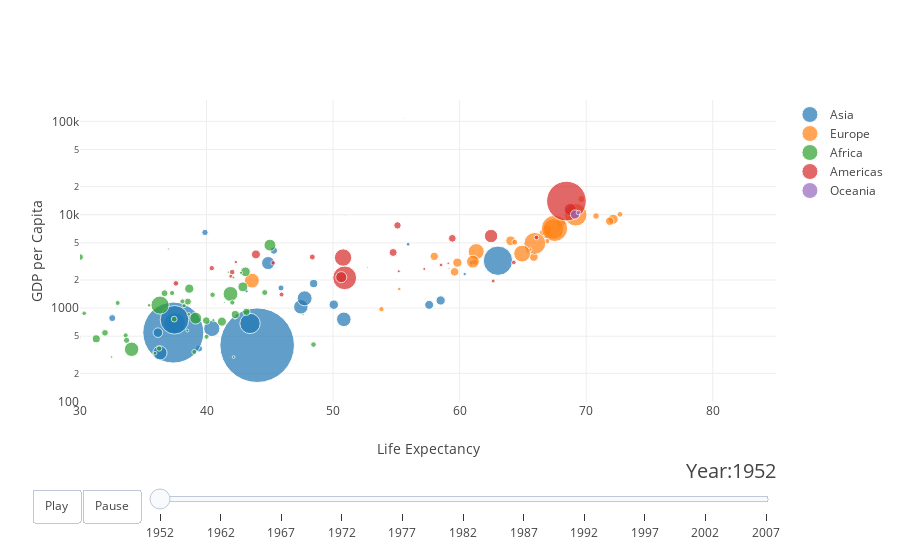

Write notebook code for a chart like this one.
### Markdown cell above
## Slider

### Code cell
url = 'https://raw.githubusercontent.com/plotly/datasets/master/gapminderDataFiveYear.csv'
dataset = pd.read_csv(url)

years = ['1952', '1962', '1967', '1972', '1977', '1982', '1987', '1992', '1997', '2002', '2007']


# make list of continents
continents = []
for continent in dataset['continent']:
    if continent not in continents:
        continents.append(continent)
# make figure
figure = {
    'data': [],
    'layout': {},
    'frames': []
}

# fill in most of layout
figure['layout']['xaxis'] = {'range': [30, 85], 'title': 'Life Expectancy'}
figure['layout']['yaxis'] = {'title': 'GDP per Capita', 'type': 'log'}
figure['layout']['hovermode'] = 'closest'
figure['layout']['sliders'] = {
    'args': [
        'transition', {
            'duration': 400,
            'easing': 'cubic-in-out'
        }
    ],
    'initialValue': '1952',
    'plotlycommand': 'animate',
    'values': years,
    'visible': True
}
figure['layout']['updatemenus'] = [
    {
        'buttons': [
            {
                'args': [None, {'frame': {'duration': 500, 'redraw': False},
                         'fromcurrent': True, 'transition': {'duration': 300, 'easing': 'quadratic-in-out'}}],
                'label': 'Play',
                'method': 'animate'
            },
            {
                'args': [[None], {'frame': {'duration': 0, 'redraw': False}, 'mode': 'immediate',
                'transition': {'duration': 0}}],
                'label': 'Pause',
                'method': 'animate'
            }
        ],
        'direction': 'left',
        'pad': {'r': 10, 't': 87},
        'showactive': False,
        'type': 'buttons',
        'x': 0.1,
        'xanchor': 'right',
        'y': 0,
        'yanchor': 'top'
    }
]
#custom colors
custom_colors = {
    'Asia': 'rgb(171, 99, 250)',
    'Europe': 'rgb(230, 99, 250)',
    'Africa': 'rgb(99, 110, 250)',
    'Americas': 'rgb(25, 211, 243)',
    'Oceania': 'rgb(50, 170, 255)'
}
sliders_dict = {
    'active': 0,
    'yanchor': 'top',
    'xanchor': 'left',
    'currentvalue': {
        'font': {'size': 20},
        'prefix': 'Year:',
        'visible': True,
        'xanchor': 'right'
    },
    'transition': {'duration': 300, 'easing': 'cubic-in-out'},
    'pad': {'b': 10, 't': 50},
    'len': 0.9,
    'x': 0.1,
    'y': 0,
    'steps': []
}

# make data
year = 1952
for continent in continents:
    dataset_by_year = dataset[dataset['year'] == year]
    dataset_by_year_and_cont = dataset_by_year[dataset_by_year['continent'] == continent]

    data_dict = {
        'x': list(dataset_by_year_and_cont['lifeExp']),
        'y': list(dataset_by_year_and_cont['gdpPercap']),
        'mode': 'markers',
        'text': list(dataset_by_year_and_cont['country']),
        'marker': {
            'sizemode': 'area',
            'sizeref': 200000,
            'size': list(dataset_by_year_and_cont['pop'])
        },
        'name': continent
    }
    figure['data'].append(data_dict)
    
# make frames
for year in years:
    frame = {'data': [], 'name': str(year)}
    for continent in continents:
        dataset_by_year = dataset[dataset['year'] == int(year)]
        dataset_by_year_and_cont = dataset_by_year[dataset_by_year['continent'] == continent]

        data_dict = {
            'x': list(dataset_by_year_and_cont['lifeExp']),
            'y': list(dataset_by_year_and_cont['gdpPercap']),
            'mode': 'markers',
            'text': list(dataset_by_year_and_cont['country']),
            'marker': {
                'sizemode': 'area',
                'sizeref': 200000,
                'size': list(dataset_by_year_and_cont['pop'])
            },
            'name': continent
        }
        frame['data'].append(data_dict)

    figure['frames'].append(frame)
    slider_step = {'args': [
        [year],
        {'frame': {'duration': 300, 'redraw': False},
         'mode': 'immediate',
       'transition': {'duration': 300}}
     ],
     'label': year,
     'method': 'animate'}
    sliders_dict['steps'].append(slider_step)

    
figure['layout']['sliders'] = [sliders_dict]

py.iplot(figure)

### Figure 1 — Plotly figure (JSON) as saved in the notebook; plotly's stock layout.template omitted (floating-point values rounded to 4 significant figures)
{"data": [{"marker": {"size": [8425333, 120447, 46886859, 4693836, 556263528, 2125900, 372000000, 82052000, 17272000, 5441766, 1620914, 86459025, 607914, 8865488, 20947571, 160000, 1439529, 6748378, 800663, 20092996, 9182536, 507833, 41346560, 22438691, 4005677, 1127000, 7982342, 3661549, 8550362, 21289402, 26246839, 1030585, 4963829], "sizemode": "area", "sizeref": 200000}, "mode": "markers", "name": "Asia", "text": ["Afghanistan", "Bahrain", "Bangladesh", "Cambodia", "China", "Hong Kong, China", "India", "Indonesia", "Iran", "Iraq", "Israel", "Japan", "Jordan", "Korea, Dem. Rep.", "Korea, Rep.", "Kuwait", "Lebanon", "Malaysia", "Mongolia", "Myanmar", "Nepal", "Oman", "Pakistan", "Philippines", "Saudi Arabia", "Singapore", "Sri Lanka", "Syria", "Taiwan", "Thailand", "Vietnam", "West Bank and Gaza", "Yemen, Rep."], "type": "scatter", "uid": "cc56950a-aa3a-11e8-be3e-0a580a0c09d8", "x": [28.8, 50.94, 37.48, 39.42, 44, 60.96, 37.37, 37.47, 44.87, 45.32, 65.39, 63.03, 43.16, 50.06, 47.45, 55.56, 55.93, 48.46, 42.24, 36.32, 36.16, 37.58, 43.44, 47.75, 39.88, 60.4, 57.59, 45.88, 58.5, 50.85, 40.41, 43.16, 32.55], "y": [779.4, 9867.0, 684.2, 368.5, 400.4, 3054.0, 546.6, 749.7, 3035.0, 4130.0, 4087.0, 3217.0, 1547.0, 1088.0, 1031.0, 108400.0, 4835.0, 1831.0, 786.6, 331, 545.9, 1828.0, 684.6, 1273.0, 6460.0, 2315.0, 1084.0, 1643.0, 1207.0, 757.8, 605.1, 1516.0, 781.7]}, {"marker": {"size": [1282697, 6927772, 8730405, 2791000, 7274900, 3882229, 9125183, 4334000, 4090500, 42459667, 69145952, 7733250, 9504000, 147962, 2952156, 47666000, 413834, 10381988, 3327728, 25730551, 8526050, 16630000, 6860147, 3558137, 1489518, 28549870, 7124673, 4815000, 22235677, 50430000], "sizemode": "area", "sizeref": 200000}, "mode": "markers", "name": "Europe", "text": ["Albania", "Austria", "Belgium", "Bosnia and Herzegovina", "Bulgaria", "Croatia", "Czech Republic", "Denmark", "Finland", "France", "Germany", "Greece", "Hungary", "Iceland", "Ireland", "Italy", "Montenegro", "Netherlands", "Norway", "Poland", "Portugal", "Romania", "Serbia", "Slovak Republic", "Slovenia", "Spain", "Sweden", "Switzerland", "Turkey", "United Kingdom"], "type": "scatter", "uid": "cc569834-aa3a-11e8-be3e-0a580a0c09d8", "x": [55.23, 66.8, 68, 53.82, 59.6, 61.21, 66.87, 70.78, 66.55, 67.41, 67.5, 65.86, 64.03, 72.49, 66.91, 65.94, 59.16, 72.13, 72.67, 61.31, 59.82, 61.05, 58.0, 64.36, 65.57, 64.94, 71.86, 69.62, 43.59, 69.18], "y": [1601.0, 6137.0, 8343.0, 973.5, 2444.0, 3119.0, 6876.0, 9692.0, 6425.0, 7030.0, 7144.0, 3531.0, 5264.0, 7268.0, 5210.0, 4931.0, 2648.0, 8942.0, 10100.0, 4029.0, 3068.0, 3145.0, 3581.0, 5075.0, 4215.0, 3834.0, 8528.0, 14730.0, 1969.0, 9980.0]}, {"marker": {"size": [9279525, 4232095, 1738315, 442308, 4469979, 2445618, 5009067, 1291695, 2682462, 153936, 14100005, 854885, 2977019, 63149, 22223309, 216964, 1438760, 20860941, 420702, 284320, 5581001, 2664249, 580653, 6464046, 748747, 863308, 1019729, 4762912, 2917802, 3838168, 1022556, 516556, 9939217, 6446316, 485831, 3379468, 33119096, 257700, 2534927, 60011, 2755589, 2143249, 2526994, 14264935, 8504667, 290243, 8322925, 1219113, 3647735, 5824797, 2672000, 3080907], "sizemode": "area", "sizeref": 200000}, "mode": "markers", "name": "Africa", "text": ["Algeria", "Angola", "Benin", "Botswana", "Burkina Faso", "Burundi", "Cameroon", "Central African Republic", "Chad", "Comoros", "Congo, Dem. Rep.", "Congo, Rep.", "Cote d'Ivoire", "Djibouti", "Egypt", "Equatorial Guinea", "Eritrea", "Ethiopia", "Gabon", "Gambia", "Ghana", "Guinea", "Guinea-Bissau", "Kenya", "Lesotho", "Liberia", "Libya", "Madagascar", "Malawi", "Mali", "Mauritania", "Mauritius", "Morocco", "Mozambique", "Namibia", "Niger", "Nigeria", "Reunion", "Rwanda", "Sao Tome and Principe", "Senegal", "Sierra Leone", "Somalia", "South Africa", "Sudan", "Swaziland", "Tanzania", "Togo", "Tunisia", "Uganda", "Zambia", "Zimbabwe"], "type": "scatter", "uid": "cc5699ec-aa3a-11e8-be3e-0a580a0c09d8", "x": [43.08, 30.02, 38.22, 47.62, 31.98, 39.03, 38.52, 35.46, 38.09, 40.72, 39.14, 42.11, 40.48, 34.81, 41.89, 34.48, 35.93, 34.08, 37.0, 30, 43.15, 33.61, 32.5, 42.27, 42.14, 38.48, 42.72, 36.68, 36.26, 33.69, 40.54, 50.99, 42.87, 31.29, 41.73, 37.44, 36.32, 52.72, 40, 46.47, 37.28, 30.33, 32.98, 45.01, 38.63, 41.41, 41.22, 38.6, 44.6, 39.98, 42.04, 48.45], "y": [2449.0, 3521.0, 1063.0, 851.2, 543.3, 339.3, 1173.0, 1071.0, 1179.0, 1103.0, 780.5, 2126.0, 1389.0, 2670.0, 1419.0, 375.6, 328.9, 362.1, 4293.0, 485.2, 911.3, 510.2, 299.9, 853.5, 298.8, 575.6, 2388.0, 1443.0, 369.2, 452.3, 743.1, 1968.0, 1688.0, 468.5, 2424.0, 761.9, 1077.0, 2719.0, 493.3, 879.6, 1450.0, 879.8, 1136.0, 4725.0, 1616.0, 1148.0, 716.7, 859.8, 1468.0, 734.8, 1147.0, 406.9]}, {"marker": {"size": [17876956, 2883315, 56602560, 14785584, 6377619, 12350771, 926317, 6007797, 2491346, 3548753, 2042865, 3146381, 3201488, 1517453, 1426095, 30144317, 1165790, 940080, 1555876, 8025700, 2227000, 662850, 157553000, 2252965, 5439568], "sizemode": "area", "sizeref": 200000}, "mode": "markers", "name": "Americas", "text": ["Argentina", "Bolivia", "Brazil", "Canada", "Chile", "Colombia", "Costa Rica", "Cuba", "Dominican Republic", "Ecuador", "El Salvador", "Guatemala", "Haiti", "Honduras", "Jamaica", "Mexico", "Nicaragua", "Panama", "Paraguay", "Peru", "Puerto Rico", "Trinidad and Tobago", "United States", "Uruguay", "Venezuela"], "type": "scatter", "uid": "cc569b72-aa3a-11e8-be3e-0a580a0c09d8", "x": [62.48, 40.41, 50.92, 68.75, 54.74, 50.64, 57.21, 59.42, 45.93, 48.36, 45.26, 42.02, 37.58, 41.91, 58.53, 50.79, 42.31, 55.19, 62.65, 43.9, 64.28, 59.1, 68.44, 66.07, 55.09], "y": [5911.0, 2677.0, 2109.0, 11370.0, 3940.0, 2144.0, 2627.0, 5587.0, 1398.0, 3522.0, 3048.0, 2428.0, 1840.0, 2195.0, 2899.0, 3478.0, 3112.0, 2480.0, 1952.0, 3759.0, 3082.0, 3023.0, 13990.0, 5717.0, 7690.0]}, {"marker": {"size": [8691212, 1994794], "sizemode": "area", "sizeref": 200000}, "mode": "markers", "name": "Oceania", "text": ["Australia", "New Zealand"], "type": "scatter", "uid": "cc569cda-aa3a-11e8-be3e-0a580a0c09d8", "x": [69.12, 69.39], "y": [10040.0, 10560.0]}], "layout": {"hovermode": "closest", "sliders": [{"active": 0, "currentvalue": {"font": {"size": 20}, "prefix": "Year:", "visible": true, "xanchor": "right"}, "len": 0.9, "pad": {"b": 10, "t": 50}, "steps": [{"args": [["1952"], {"frame": {"duration": 300, "redraw": false}, "mode": "immediate", "transition": {"duration": 300}}], "label": "1952", "method": "animate"}, {"args": [["1962"], {"frame": {"duration": 300, "redraw": false}, "mode": "immediate", "transition": {"duration": 300}}], "label": "1962", "method": "animate"}, {"args": [["1967"], {"frame": {"duration": 300, "redraw": false}, "mode": "immediate", "transition": {"duration": 300}}], "label": "1967", "method": "animate"}, {"args": [["1972"], {"frame": {"duration": 300, "redraw": false}, "mode": "immediate", "transition": {"duration": 300}}], "label": "1972", "method": "animate"}, {"args": [["1977"], {"frame": {"duration": 300, "redraw": false}, "mode": "immediate", "transition": {"duration": 300}}], "label": "1977", "method": "animate"}, {"args": [["1982"], {"frame": {"duration": 300, "redraw": false}, "mode": "immediate", "transition": {"duration": 300}}], "label": "1982", "method": "animate"}, {"args": [["1987"], {"frame": {"duration": 300, "redraw": false}, "mode": "immediate", "transition": {"duration": 300}}], "label": "1987", "method": "animate"}, {"args": [["1992"], {"frame": {"duration": 300, "redraw": false}, "mode": "immediate", "transition": {"duration": 300}}], "label": "1992", "method": "animate"}, {"args": [["1997"], {"frame": {"duration": 300, "redraw": false}, "mode": "immediate", "transition": {"duration": 300}}], "label": "1997", "method": "animate"}, {"args": [["2002"], {"frame": {"duration": 300, "redraw": false}, "mode": "immediate", "transition": {"duration": 300}}], "label": "2002", "method": "animate"}, {"args": [["2007"], {"frame": {"duration": 300, "redraw": false}, "mode": "immediate", "transition": {"duration": 300}}], "label": "2007", "method": "animate"}], "transition": {"duration": 300, "easing": "cubic-in-out"}, "x": 0.1, "xanchor": "left", "y": 0, "yanchor": "top"}], "updatemenus": [{"buttons": [{"args": [null, {"frame": {"duration": 500, "redraw": false}, "fromcurrent": true, "transition": {"duration": 300, "easing": "quadratic-in-out"}}], "label": "Play", "method": "animate"}, {"args": [[null], {"frame": {"duration": 0, "redraw": false}, "mode": "immediate", "transition": {"duration": 0}}], "label": "Pause", "method": "animate"}], "direction": "left", "pad": {"r": 10, "t": 87}, "showactive": false, "type": "buttons", "x": 0.1, "xanchor": "right", "y": 0, "yanchor": "top"}], "xaxis": {"range": [30, 85], "title": "Life Expectancy"}, "yaxis": {"title": "GDP per Capita", "type": "log"}}}
